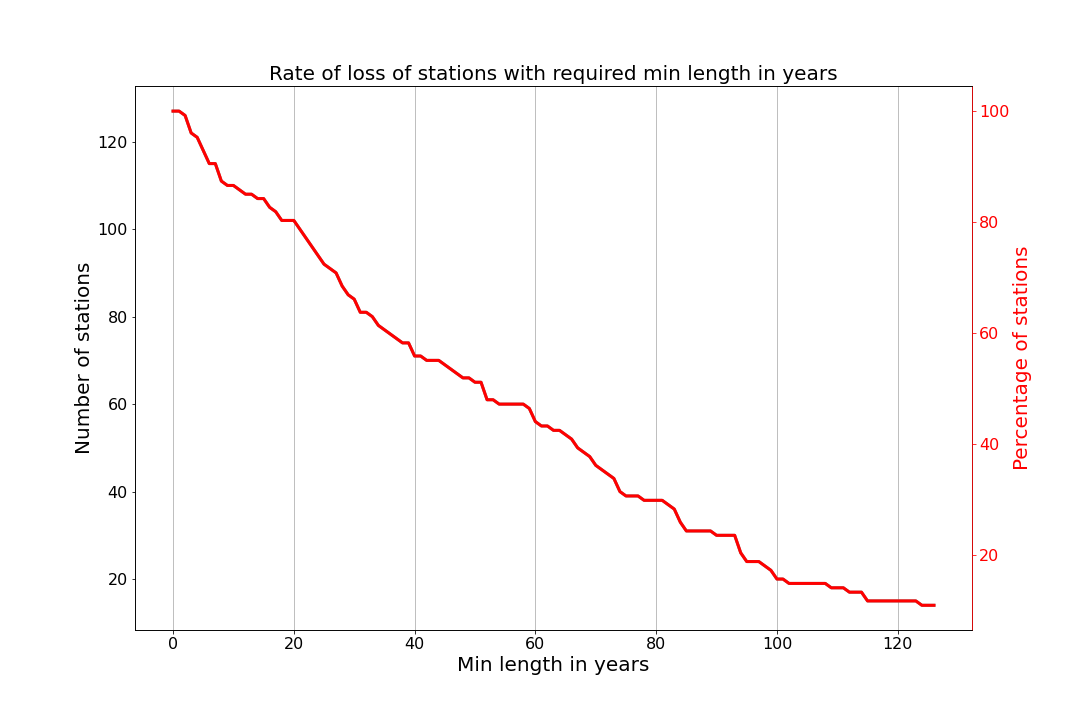

The script that saved this image:
#!/usr/bin/env python3
# -*- coding: utf-8 -*-

#------------------------------------------------------------------------------
# PROGRAM: rate-of-station-loss.py
#------------------------------------------------------------------------------
# Version 0.1
# 16 February, 2021
# Michael Taylor
# https://patternizer.github.io
# patternizer AT gmail DOT com
#------------------------------------------------------------------------------

#------------------------------------------------------------------------------
# IMPORT PYTHON LIBRARIES
#------------------------------------------------------------------------------
# Dataframe libraries:
import numpy as np
import pandas as pd
import matplotlib.pyplot as plt

# Silence library version notifications
import warnings
warnings.filterwarnings("ignore", category=UserWarning)
warnings.filterwarnings("ignore", category=RuntimeWarning)
warnings.filterwarnings("ignore", message="numpy.dtype size changed")
warnings.filterwarnings("ignore", message="numpy.ufunc size changed")
#------------------------------------------------------------------------------

#------------------------------------------------------------------------------
# SETTINGS: 
#------------------------------------------------------------------------------

fontsize = 20
max_years = 100
flag_normals = False

#------------------------------------------------------------------------------
# LOAD: station(s) monthly data (CRUTEM format)
#------------------------------------------------------------------------------

#filename = 'Iceland21.postmerge'
filename = 'Iceland_all_rawlatest_270121.Tg'

# 40300 641  219   52 REYKJAVIK            ICELAND       17792020  951779       1

nheader = 0
f = open(filename)
lines = f.readlines()
dates = []
obs = []
stationcodes = []
stationlats = []
stationlons = []
stationelevations = []
stationnames = []
for i in range(nheader,len(lines)):
    words = lines[i].split()    
    if len(words) == 9:
        stationcode = '0'+words[0][0:6]
        stationlat = float(words[1])/10
        stationlon = -float(words[2])/10
        stationelevation = int(words[3])
        stationname = words[4]
    elif len(words) == 13:
        date = int(words[0])
        val = (len(words)-1)*[None]
        for j in range(len(val)):                
            try: val[j] = int(words[j+1])
            except:                    
                pass
        dates.append(date)
        obs.append(val) 
        stationcodes.append(stationcode)
        stationlats.append(stationlat)
        stationlons.append(stationlon)
        stationelevations.append(stationelevation)
        stationnames.append(stationname)
f.close()    
dates = np.array(dates)
obs = np.array(obs)
stationcodes = np.array(stationcodes)
stationlats = np.array(stationlats)
stationlons = np.array(stationlons)
stationelevations = np.array(stationelevations)

# Convert data to GHCNm-v3 format

obs = obs *10
obs[obs==-9990] = -9999

# Create pandas dataframe for station data

df = pd.DataFrame(columns=['stationcode','year','1','2','3','4','5','6','7','8','9','10','11','12'])
df['stationcode'] = stationcodes
df['year'] = dates
for j in range(12):        
    df[df.columns[j+2]] = [ obs[i][j] for i in range(len(obs)) ]

# Create pandas dataframe for station list

dg = pd.DataFrame(columns=['stationcode','stationlat','stationlon','stationelevation','stationname'])
dg['stationcode'] = stationcodes
dg['stationlat'] = stationlats
dg['stationlon'] = stationlons
dg['stationelevation'] = stationelevations
dg['stationname'] = stationnames

if flag_normals == True:

    # LOAD: CRUTEM archive --> for station metadata (lat, lon, elevation)
    # LOAD: CRUTEM normals --> to filter out stations without normals

    dg = pd.read_pickle('df_anom.pkl', compression='bz2')
    nheader = 0
    f = open('normals5.GloSAT.prelim03_FRYuse_ocPLAUS1_iqr3.600reg0.3_19411990_MIN15_OCany_19611990_MIN15_PERDEC00_NManySDreq.txt')
    lines = f.readlines()
    normals_stationcodes = []
    normals_sourcecodes = []
    for i in range(nheader,len(lines)):
        words = lines[i].split()    
        normals_stationcode = words[0][0:6]
        normals_sourcecode = int(words[17])
        normals_stationcodes.append(normals_stationcode)
        normals_sourcecodes.append(normals_sourcecode)
    f.close()    
    dn = pd.DataFrame({'stationcode':normals_stationcodes,'sourcecode':normals_sourcecodes})
    dg_normals = dg[dg['stationcode'].isin(dn[dn['sourcecode']>1]['stationcode'])].reset_index()
    dg = dg_normals.copy()

# CALCULATE: number of filtered stations as a function of min years

filtered = []
for min_years in range(max_years+1):

    n = len(np.unique(stationcodes))
    nstations = 0
    for i in range(n):
        da = df[df['stationcode']==np.unique(stationcodes)[i]]
        db = dg[dg['stationcode']==np.unique(stationcodes)[i]]
        condition = (len(da)>min_years) # > minimum number of years of data
        if condition:
            nstations += 1
    filtered.append(nstations)

# PLOT: rate of loss of stations with required length in years

figstr = 'rate-of-station-loss.png'
titlestr = 'Rate of loss of stations with required min length in years'
                 
fig, ax = plt.subplots(figsize=(15,10))     
plt.plot(filtered, color='grey', lw=3)
ax1 = plt.gca()
ax2 = ax.twinx()
ax2.plot(np.array(filtered)/n*100.0, color='red', lw=3)
ax1.set_xlabel(r'Min length in years', fontsize=fontsize)
ax1.set_ylabel('Number of stations', fontsize=fontsize)
ax1.xaxis.grid(True, which='major')      
ax1.tick_params(labelsize=16)    
ax2.set_ylabel('Percentage of stations', fontsize=fontsize, color='red')
ax2.tick_params(labelsize=16, colors='red')    
ax2.spines['right'].set_color('red')
plt.title(titlestr, fontsize=fontsize)
plt.savefig(figstr)
plt.close(fig)

#------------------------------------------------------------------------------
print('** END')

